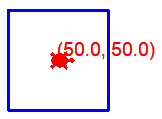

This figure's Python source:
import turtle           
import time

def write(data):
    t.write(data, font=("Arial", 14, "normal"))
    
def moveto(p):
    t.pu()
    t.goto(p)
    t.pd()

    write(p)
    t.dot(10)

def sq(size, col):
    t.color(col)
                      # нарисуем квадрат
    for i in range(4):
        t.fd(size)
        t.left(90)

                      # вычислим координаты середины
    xc = size/2
    yc = size/2
    centr = (xc, yc)  # запомним точку центра
    return centr      # ВЕРНЕМ ЗНАЧЕНИЕ центр


t = turtle.Turtle()
t.shape("turtle")
t.width(3)
pc = sq(100, "blue")    # Нарисуем квадрат и получим точку центра pc
                        # вычислять ее больше не нужно
                        # pc вычисляет функция sq
t.color('red')
moveto(pc)              # поставим черепаху на этот центр
write(pc)

turtle.done()
